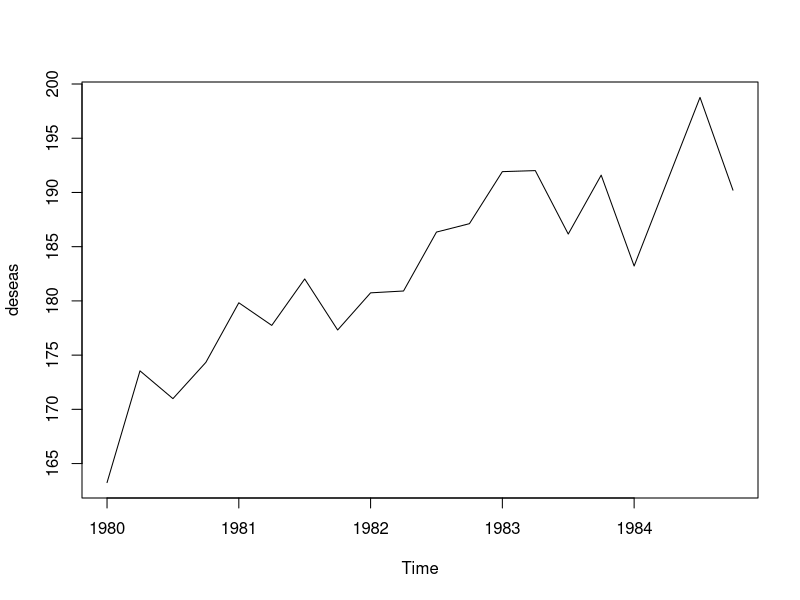
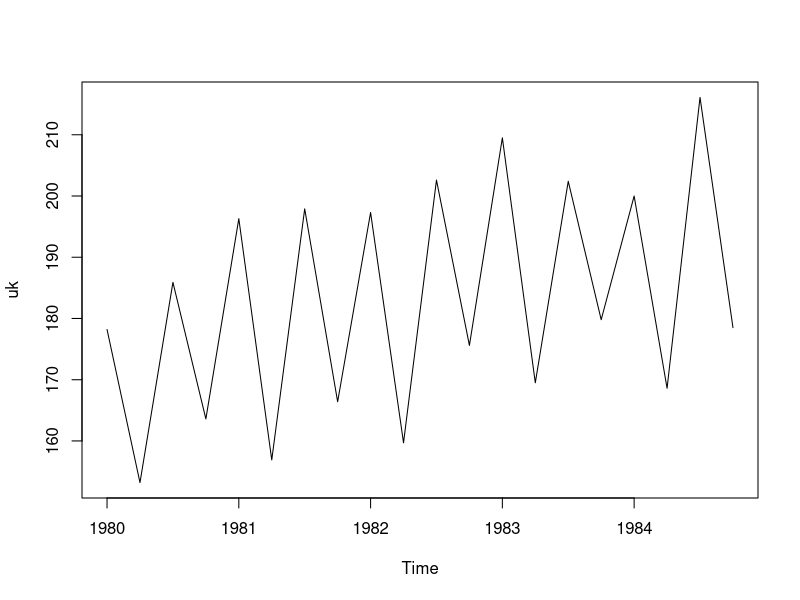
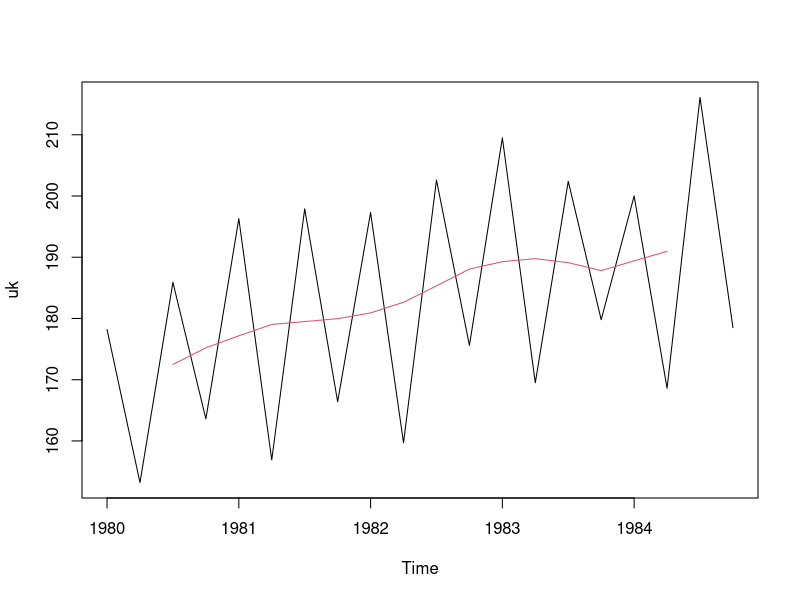

These charts were generated, in order, by the following R code: (Note: this script raises an error after producing the figures.)
# =====================================================================
#  Topic 3: TIME SERIES  -  R functions for every formula in the slides
#  (Univ. de Malaga, Dept. of Applied Mathematics)
#
#  Layout of the file
#    1. Moving averages (order k, odd / even)
#    2. Decomposition: trend-cycle, E*A, seasonal indices, random part
#    3. Deseasonalisation
#    4. Trend by least squares (regression line on X/E)
#    5. Prediction (trend * seasonal index)
#    6. Autocorrelation (cycle detection)
#    7. Index numbers + deflation
#    8. Whole pipeline in one call + car-sales exercise
#
#  Every place marked   >>> SLIDE CODING TASK <<<   is code that appears
#  literally in the slides ("Code in R" slides) - run those first.
#  Expected values from the slides are written in comments (# ==> ...).
#  Only base R / stats is needed (no tidyverse): stats::filter is used
#  explicitly so it does not clash with dplyr::filter.
# =====================================================================


# =====================================================================
# 1. MOVING AVERAGES
# =====================================================================

# Moving average of order k:  Y_t = (X_t + X_{t+1} + ... + X_{t+k-1}) / k
#  * k odd : plain filter  rep(1,k)/k, result sits on the middle point
#            (order 3 -> first value is assigned to t = 2).
#  * k even: not centred, so correct it by weighting the two extremes
#            with 0.5:  c(.5, 1, ..., 1, .5)/k  (same as a 2nd MA of order 2).
#  The first/last floor(k/2) values are lost -> NA.

# p lot ( uk )
# lines ( desestM , col =4)

# best way is to use stats::filter(x, c(...))
xx <- c (2.6767 , 3.2050 , 4.8714 , 4.6275 , 5.9008 ,
         5.5200 , 5.1186 , 4.9507 , 4.6612 , 6.2572)

stats::filter(xx, c(1,1,1) / 3) # moving average of order 3
stats:: filter(xx, c(0.5, 1, 1, 1, 0.5)/4) # moving average of order 4 centered

# slide 18
x59 <- c(6, 6.2, 5.1, 4.9, 5.2, 5.8, 7)
names(x59) <- 1959:1965

# If we know the period of seasonal factors, it is advisable to use
# that value as the order for the moving averages, e.g. for monthly
# data use k = 12, for quarterly data k = 4 (four measurements in a year), etc.

# take moving average of k where k is the period for the data (mothly weekly etc.)

xx <- c (178.2 , 153.2 , 185.9 , 163.6 ,
         196.3 , 156.9 , 197.9 , 166.4 ,
         197.3 , 159.7 , 202.6 , 175.6 ,
         209.5 , 169.5 , 202.4 , 179.8 ,
         200.0 , 168.6 , 216.1 , 178.5
)
# indicating the frequency
uk <- ts ( xx , start = c (1980 , 1) , frequency = 4)
uk # X

# trend component, using moving average of order 4
tend <- stats::filter(uk, c(0.5, 1, 1, 1, 0.5)/ 4)
tend # estimates trend-cycle T*C

# eliminating Trend-cycle divide x by Tren-component
# only remains E * A
# MULTİPLİCATİVE CASE
# if additive subtract it x = T + E + C + A

est_ea <- uk / tend # E*A
trunc(est_ea* 10000) / 10000 # gives E * A (the other factors are eliminated)


# =====================================================================
# SEASONAL VARIATION INDEX (E)
# =====================================================================
# 1. unnormalized seasonal component
seasonal_component_unnormalized <- colMeans(matrix(est_ea, ncol = 4, byrow = T), na.rm = T)
seasonal_component_unnormalized

# 2. normalized seasonal component (corrected or adjusted)
# the average of seasonal averages should be equal to 1 or 100 in percentage
# in order to correct it: multiply 1 / current average or their sum / current sum

normalized_seasonal_component <- seasonal_component_unnormalized / mean(seasonal_component_unnormalized)
normalized_seasonal_component

# =====================================================================
# Random Component (A)
# =====================================================================
# E*A / E (normalized seasonal component)

random_component <- est_ea / normalized_seasonal_component
random_component


# =====================================================================
# Deseasonalisation
# =====================================================================
# X / E (after calculating seasonal component (E))
# removing seasonal component
# remain is called true or corrected trend
# try to fit a regression line on X/E

deseas <- uk / normalized_seasonal_component
trunc(deseas * 10000) / 10000


# =====================================================================
# Regression Line (linear trend of deseasonalized series)
# =====================================================================
# Solution
# To find the equation of the regression line in the form:
# Y= a + b·t, where:
# Y is the deseasonalized value of the series in a specific period.
# t is the assigned time number (1, 2, . . . , 20).
# a is the intercept of the trend.
# b is the slope that shows the change per time period.
xx <- seq_along(uk) # puts a vector 1: n where n is the length of time series vector
model <- lm(deseas ~ xx )
model
a <- coef(model)[["(Intercept)"]]   # the constant
b <- coef(model)[["xx"]]  

regL <- ts( predict.lm ( model ) , start = c (1969 , 1) ,
             frequency =4)
regL # holds the predicted values of the regression line

plot ( deseas )
lines ( regL , col =2)



# ==================== ex slide 56 ====================

ex56 <- c(33742, 35401, 36147, 38067, 34149, 36176, 37485,
       39047, 34783, 37042, 38008, 40132, 36466, 38680, 39976, 42273,
       39131, 40780, 41852, 43684, 38729, 40427, 41576, 43886, 39131,
       40394, 40956, 42959, 38714, 40062, 41152, 43460, 38695, 39780,
       40923, 44093, 40777, 41778, 43160, 45897, 41947, 44061, 44378,
       47237, 43315, 43396, 44843, 46835, 42833, 43548, 44637, 47107,
       42552, 43526, 45039, 47940, 43740, 45007, 46667, 49325, 44878,
       46234, 47055, 50318, 46354, 47260, 48883, 52605, 48527, 50237,
       51592, 55152, 50451, 52294, 54633, 58802, 53990, 55477, 57850,
       61978)

uk56 <- ts (ex56 , start = c(1969 , 1) , frequency = 4)
uk56

tend56 <- stats::filter(uk56, c(0.5, 1,1,1,0.5) / 4)
tend56 # trend cycle

ea56 <- uk56 / tend56
ea56 # E*A 

seasonal_component_unnormalized56 <- colMeans(matrix(ea56, ncol = 4, byrow = T), na.rm = T)
seasonal_component_unnormalized56

normalized_seasonal_component56 <- seasonal_component_unnormalized56 / mean(seasonal_component_unnormalized56)
normalized_seasonal_component56 # E (corrected)

deseasonalized_trend <- ex56 / normalized_seasonal_component56
deseasonalized_trend

random_component56 <- ea56 / normalized_seasonal_component56
random_component56

xx56 <- seq_along(uk56) # puts a vector 1: n where n is the length of time series vector
model <- lm(deseasonalized_trend ~ xx56 )
model

# the trend line: a + bt
a <- coef(model)[["(Intercept)"]]   # the constant
b <- coef(model)[["xx56"]]  

regL <- ts( predict.lm( model ) , start = c (1969 ,1),
            frequency =4)
regL # holds the predicted values of the regression line


# ======================= Prediction =======================

# Autocorrelation

data <- c (1.2 , 1.4 , 2.0 , 1.23 , 1.37 , 2.07 ,
           1.25 , 1.47 , 2.09)
# Function that calculates autocorrelation for a frequency n

autoCorrel <- function ( data , n ) {
  # Remove the last n data points
  xx1 <- head ( data , -n )
  # Remove the first n data points
  xx2 <- tail ( data , -n )

  sqrt( summary(lm( xx1 ~ xx2 )) $ r.squared )
}

autoCorrel(data, 3) # autocorrelation of data with freq 3
# sliding the data by 3 cycles


# ============== Index Numbers ================
# elementary or simple index number the percentage
# of variation (as a percentage or per unit) of the studied variable
# with respect to the value obtained for the base reference period
# X_a/b


# ex: If in 1970 a statistical variable X is 123 and in 1980 it is 148,
# calculate the percentage of variation with 1970 as the base period

# X_1980/1970: 148 / 123 (value at time a / value at time b)

# =====================================================================
# 5. PREDICTION  (trend extrapolated x seasonal index)
# =====================================================================

# Season (1..p) of period number t:  ((t-1) mod p) + 1
season_of <- function(t, period) ((t - 1) %% period) + 1

# Forecast for period t:
#   multiplicative:  X^_t = (a + b*t) * E_season(t)
#   additive:        X^_t = (a + b*t) + E_season(t)
# coef: a and b values of regressin line, i_idx: corrected seasonal indices, t: period of forecast
forecast_ts <- function(coef, e_idx, t, model = c("multiplicative", "additive")) {
  model <- match.arg(model)
  tr <- unname(coef["a"] + coef["b"] * t)
  e  <- e_idx[season_of(t, length(e_idx))]
  if (model == "multiplicative") tr * e else tr + e
}

forecast_ts(c(a = a,b  = b), normalized_seasonal_component56, 81:85)




# 2. DECOMPOSITION  X = T*E*C*A   (multiplicative)  /  X = T+E+C+A (additive)
# =====================================================================

# Trend-cycle T*C: moving average whose order = seasonal period
# (quarterly p = 4, monthly p = 12, ...).
trend_cycle <- function(x, period) moving_average(x, period)

# Remove trend-cycle -> seasonal * random part.
#   multiplicative:  E*A = X / (T*C)        additive:  E+A = X - (T*C)
seasonal_random <- function(x, tc, model = c("multiplicative", "additive")) {
  model <- match.arg(model)
  if (model == "multiplicative") x / tc else x - tc
}

# Arrange a series into a table with one column per season (rows = years).
# Pads with NA at the end if the last year is incomplete.
season_matrix <- function(x, period) {
  x <- as.numeric(x)
  pad <- (-length(x)) %% period
  matrix(c(x, rep(NA, pad)), ncol = period, byrow = TRUE)
}

# UNCORRECTED seasonal variation indices: average of every column of the
# E*A table (removes the random part A).
#   I_season = mean over years of (X / T*C),   NA values ignored.
#   They are usually written as percentages (x100).
seasonal_index_uncorrected <- function(ea, period) {
  colMeans(season_matrix(ea, period), na.rm = TRUE)
}

# CORRECTED (normalised) indices: multiplicative -> mean must be 1 (sum = p,
# i.e. 400 % for quarters):   I' = I * p / sum(I) = I / mean(I)
#   e.g. 400/399.53 * 109.03 % = 109.1606 %
# additive -> they must sum to 0:  I' = I - mean(I)
seasonal_index_corrected <- function(i_unc, model = c("multiplicative", "additive")) {
  model <- match.arg(model)
  if (model == "multiplicative") i_unc / mean(i_unc) else i_unc - mean(i_unc)
}

# Same correction written with the slides' formula  400/399.53 * I  (generic p).
seasonal_index_corrected_slide <- function(i_unc) {
  length(i_unc) / sum(i_unc) * i_unc
}

# Random component:  A = (E*A) / E   (additive: (E+A) - E).
# The seasonal indices (length p) are recycled along the series.
random_component <- function(ea, e_idx, model = c("multiplicative", "additive")) {
  model <- match.arg(model)
  if (model == "multiplicative") ea / e_idx else ea - e_idx
}

# Read an index as text:  1.0903 -> "+9.03 % w.r.t. the annual average"
interpret_index <- function(i) {
  d <- (i - 1) * 100
  sprintf("%.2f %% %s the annual average", abs(d), ifelse(d >= 0, "above", "below"))
}

# ---- >>> SLIDE CODING TASK (p.~23-42): the company "Muja" <<<
xx <- c(178.2, 153.2, 185.9, 163.6,     # 1980 Spring..Winter
        196.3, 156.9, 197.9, 166.4,     # 1981
        197.3, 159.7, 202.6, 175.6,     # 1982
        209.5, 169.5, 202.4, 179.8,     # 1983
        200.0, 168.6, 216.1, 178.5)     # 1984
# Reading the data, frequency = 4 (quarters)
uk <- ts(xx, start = c(1980, 1), frequency = 4)
uk
plot(uk)

# Trend component, using a moving average of order 4  (slide code)
tend <- stats::filter(uk, c(.5, 1, 1, 1, .5) / 4)
tend
# ==> Autumn 1980 = 172.4875, Winter 1980 = 175.2125, ... Summer 1984 = 190.9625
plot(uk)
lines(tend, col = 2)                 # trend in red

# Seasonal (E) * Random (A) = X / TC  (slide code)
est_aleM <- uk / tend
est_aleM
# ==> 1981: 1.1079 0.8764 1.1025 0.9246 ...

# Unnormalised seasonal component (slide code)
est1M <- colMeans(matrix(est_aleM, ncol = 4, byrow = T), na.rm = T)
est1M
# ==> 1.0903 0.8817 1.0859 0.9373   (sum 3.9953 = 399.53 %, should be 400 %)

# Normalise the seasonal component (slide code)
estM <- est1M / mean(est1M)
estM
# ==> 1.091606 0.882746 1.087217 0.938432  (= 109.16 %, 88.27 %, 108.72 %, 93.84 %)

# Random component (slide code)
aleM <- est_aleM / estM
aleM
# ==> e.g. Autumn 1983 = 0.9844  (accidental factors lowered X by 1.56 %)

# --- the same with my functions ---
tc    <- trend_cycle(uk, 4)
ea    <- seasonal_random(uk, tc)                    # E*A
i_unc <- seasonal_index_uncorrected(ea, 4)          # 1.0903 0.8817 1.0859 0.9373
sum(i_unc) * 100                                    # 399.53 -> must be 400
i_cor <- seasonal_index_corrected(i_unc)            # 1.0916 0.8827 1.0872 0.9384
seasonal_index_corrected_slide(i_unc)               # identical
interpret_index(i_cor[1])                           # "9.16 % above the annual average"
interpret_index(i_cor[2])                           # "11.73 % below the annual average"
a_rand <- random_component(ea, i_cor)               # random part A (mean ~ 1)

# Additive version of the same data (X = T+E+C+A): subtract, centre at 0
ea_add  <- seasonal_random(uk, tc, "additive")
e_add   <- seasonal_index_corrected(seasonal_index_uncorrected(ea_add, 4), "additive")
sum(e_add)                                          # 0


# =====================================================================
# 3. DESEASONALISATION    X / E = T*C*A   (additive: X - E)
# =====================================================================

# Divide each value by its corrected seasonal index (indices recycled).
deseasonalise <- function(x, e_idx, model = c("multiplicative", "additive")) {
  model <- match.arg(model)
  if (model == "multiplicative") x / e_idx else x - e_idx
}

# ---- >>> SLIDE CODING TASK (p.~46): deseasonalised series <<<
desestM <- uk / estM
desestM
# ==> Spring 1980: 178.2 / 1.091606 = 163.2458 ; Summer 1980: 173.5494 ...
plot(uk)
lines(desestM, col = 4)              # deseasonalised series in blue
deseasonalise(uk, i_cor)             # same, with my function


# =====================================================================
# 4. TREND BY LEAST SQUARES (regression line on the deseasonalised series)
# =====================================================================
#   Y = a + b*t ,  t = 1,2,...,n (1 = first period)
#   b = cov(t,Y)/var(t)  ,  a = mean(Y) - b*mean(t)     (cov/var with the same n)
trend_line <- function(y) {
  y <- as.numeric(y); t <- seq_along(y)
  b <- (mean(t * y) - mean(t) * mean(y)) / (mean(t^2) - mean(t)^2)
  a <- mean(y) - b * mean(t)
  c(a = a, b = b)
}

# Value of the trend line at times t:  T_t = a + b*t
trend_values <- function(coef, t) coef["a"] + coef["b"] * t

# ---- >>> SLIDE CODING TASK (p.~53): regression line of X/E <<<
# This puts a vector 1:n in xx, where n is the length of uk
xx <- seq_along(uk)
# Linear regression
model <- lm(desestM ~ xx)
model                                                  # ==> 169.2985 + 1.30027 * t
# Predicted values of the line.  (The slide writes start = c(1969,1); for the
# Muja data the series starts in 1980, so use c(1980,1).)
regL <- ts(predict.lm(model), start = c(1980, 1), frequency = 4)
regL
# ==> 170.599 171.899 173.199 174.5 | 175.8 177.1 178.4 179.701 | ... | 195.304
# Plot the deseasonalised series with the line
plot(desestM)
lines(regL, col = 2)

# --- same with my functions ---
co <- trend_line(desestM)                              # a = 169.2985, b = 1.30027
trend_values(co, 1)                                    # 170.599  (t = 1: 1.30027*1 + 169.2985)


# =====================================================================
# 5. PREDICTION  (trend extrapolated x seasonal index)
# =====================================================================

# Season (1..p) of period number t:  ((t-1) mod p) + 1
season_of <- function(t, period) ((t - 1) %% period) + 1

# Forecast for period t:
#   multiplicative:  X^_t = (a + b*t) * E_season(t)
#   additive:        X^_t = (a + b*t) + E_season(t)
forecast_ts <- function(coef, e_idx, t, model = c("multiplicative", "additive")) {
  model <- match.arg(model)
  tr <- unname(coef["a"] + coef["b"] * t)
  e  <- e_idx[season_of(t, length(e_idx))]
  if (model == "multiplicative") tr * e else tr + e
}

# Next 1980-84 data end at t = 20 -> forecast the four quarters of 1985:
forecast_ts(co, i_cor, 21:24)
# ==> 214.614 (Spring)  174.699 (Summer)  216.579 (Autumn)  188.160 (Winter)


# =====================================================================
# 6. AUTOCORRELATION  (detecting a cycle of period T)
# =====================================================================
# Linear correlation between X_t and X_{t+T}; r ~ 1  =>  cycle of period T.
# Slide version: sqrt(R^2) of lm(xx1 ~ xx2)  (always >= 0).
auto_correl <- function(data, n) {
  xx1 <- head(data, -n)            # remove the last n data points
  xx2 <- tail(data, -n)            # remove the first n data points
  sqrt(summary(lm(xx1 ~ xx2))$r.squared)
}

# Signed Pearson version:  r = cov(X_t, X_{t+T}) / (sd * sd)
auto_correl_signed <- function(data, n) cor(head(data, -n), tail(data, -n))

# Correlation for lags 1..max_lag (to find the best period quickly)
auto_correl_table <- function(data, max_lag) {
  sapply(1:max_lag, function(l) auto_correl_signed(data, l))
}

# ---- >>> SLIDE CODING TASK (p.~61-62): cycle of period 3 <<<
data <- c(1.2, 1.4, 2.0, 1.23, 1.37, 2.07, 1.25, 1.47, 2.09)
auto_correl(data, 3)               # ==> 0.9936708   (~1  => cycle of period 3)
auto_correl_signed(data, 3)        # 0.9936708
auto_correl_table(data, 5)         # lag 3 is the largest


# =====================================================================
# 7. INDEX NUMBERS  and  DEFLATION
# =====================================================================

# Simple (elementary) index of period a with base b:   X_{a/b} = X_a / X_b
# (1.2033 = +20.33 %). Vectorised: pass a whole series, base = position/name.
simple_index <- function(x_a, x_b) x_a / x_b

# All indices of a series with respect to the base period (position `base`).
index_series <- function(x, base = 1) x / x[base]

# Properties of simple indices
index_inverse   <- function(i_ab) 1 / i_ab              # X_{a/b} = 1 / X_{b/a}
index_chain     <- function(...) prod(...)              # X_{a/b}*X_{b/c}*...*X_{y/z} = X_{a/z}
index_cyclic_ok <- function(i_ab, i_bc, i_ca) isTRUE(all.equal(i_ab * i_bc * i_ca, 1))

# Change the base of an index series: I_{t/t1} = I_{t/t0} / I_{t1/t0}
rebase_index <- function(i, new_base = 1) i / i[new_base]

# Percentage of variation:  (X_{a/b} - 1) * 100
pct_change <- function(i) (i - 1) * 100

# Deflation (nominal -> real):  real value_{t0} = nominal value_t / CPI_{t/t0}
# (CPI as "so many per one": 135 % -> 1.35)
deflate <- function(nominal, cpi) nominal / cpi

# Inverse operation (real -> nominal, e.g. 1990 pesetas in 1998 pesetas)
inflate <- function(real, cpi) real * cpi

# ---- Example: X1970 = 123, X1980 = 148
simple_index(148, 123)                     # ==> 1.2033  (+20.33 %)
pct_change(simple_index(148, 123))         # 20.33

# ---- Example: eyeglass frames, base 2000
frames <- c(`2000` = 1254, `2001` = 1345, `2002` = 1408, `2003` = 1451)
index_series(frames, 1)                    # ==> 1, 1.0726, 1.1228, 1.1571
index_inverse(1.0726)                      # 0.9323 = index of 2000 with base 2001
index_chain(1.0726, 1.0468)                # example of the "modified cyclic" property

# ---- Example: salary +50 %, CPI doubled (1970-1980)
real_1970 <- deflate(150, 2)               # ==> 75  -> real salary fell by 25 %
pct_change(real_1970 / 100)                # -25

# ---- Exercise: CPI_{1998/1990} = 135 %
deflate(1000, 1.35)                        # 1) real value in 1990 of 1000 pts of 1998 = 740.74
inflate(1000, 1.35)                        # 2) real value in 1998 of 1000 pts of 1990 = 1350

# ---- Exercise: car bought in 2006 for 24,000 EUR; I90/69 = 1000 %, I90/06 = 75 %
#   I_{06/69} = I_{06/90} * I_{90/69} = (1/0.75) * 10 = 13.33
i_06_69 <- index_chain(index_inverse(0.75), 10)
deflate(24000, i_06_69)                    # ==> 1800 euros (in 1969 euros)


# =====================================================================
# 8. WHOLE PIPELINE IN ONE CALL
# =====================================================================
# Runs: trend-cycle (MA of order p) -> E*A -> uncorrected & corrected seasonal
# indices -> random part -> deseasonalised series -> trend line -> fitted trend.
decompose_ts <- function(x, period, model = c("multiplicative", "additive")) {
  model <- match.arg(model)
  x   <- as.numeric(x)
  tc  <- as.numeric(trend_cycle(x, period))
  ea  <- seasonal_random(x, tc, model)
  iu  <- seasonal_index_uncorrected(ea, period)
  ic  <- seasonal_index_corrected(iu, model)
  a   <- random_component(ea, ic, model)
  des <- deseasonalise(x, ic, model)
  co  <- trend_line(des)
  list(trend_cycle = tc, seasonal_random = ea,
       index_uncorrected = iu, index_corrected = ic,
       random = a, deseasonalised = des,
       trend_coef = co, trend = unname(co["a"] + co["b"] * seq_along(x)))
}

res <- decompose_ts(xx <- c(178.2,153.2,185.9,163.6,196.3,156.9,197.9,166.4,197.3,159.7,
                            202.6,175.6,209.5,169.5,202.4,179.8,200.0,168.6,216.1,178.5), 4)
res$index_corrected      # 1.091606 0.882746 1.087217 0.938432
res$trend_coef           # a = 169.2985, b = 1.30027


# ---- >>> SLIDE EXERCISE (p.~56): quarterly car sales from Q1 1969 <<<
# Do the whole decomposition (trend-cycle, seasonal indices, deseasonalised
# series, regression line, forecast) for these 80 quarters.
xx <- c(33742, 35401, 36147, 38067, 34149, 36176, 37485,
        39047, 34783, 37042, 38008, 40132, 36466, 38680, 39976, 42273,
        39131, 40780, 41852, 43684, 38729, 40427, 41576, 43886, 39131,
        40394, 40956, 42959, 38714, 40062, 41152, 43460, 38695, 39780,
        40923, 44093, 40777, 41778, 43160, 45897, 41947, 44061, 44378,
        47237, 43315, 43396, 44843, 46835, 42833, 43548, 44637, 47107,
        42552, 43526, 45039, 47940, 43740, 45007, 46667, 49325, 44878,
        46234, 47055, 50318, 46354, 47260, 48883, 52605, 48527, 50237,
        51592, 55152, 50451, 52294, 54633, 58802, 53990, 55477, 57850,
        61978)
cars <- ts(xx, start = c(1969, 1), frequency = 4)
plot(cars)

tend_c <- stats::filter(cars, c(.5, 1, 1, 1, .5) / 4)       # trend-cycle
lines(tend_c, col = 2)
est_ale_c <- cars / tend_c                                  # E*A
est1_c <- colMeans(matrix(est_ale_c, ncol = 4, byrow = T), na.rm = T)
est_c  <- est1_c / mean(est1_c)                             # corrected indices
est_c                       # ==> 0.9555 0.9821 1.0045 1.0579  (Q1 is the weakest quarter)
ale_c   <- est_ale_c / est_c                                # random part
desest_c <- cars / est_c                                    # deseasonalised
xt <- seq_along(cars)
model_c <- lm(desest_c ~ xt)
reg_c <- ts(predict.lm(model_c), start = c(1969, 1), frequency = 4)
plot(desest_c); lines(reg_c, col = 2)
# Forecast of the next 4 quarters (t = 81..84)
forecast_ts(trend_line(desest_c), est_c, 81:84)
# Is there a yearly cycle in the raw data?  (lag 4)
auto_correl_signed(as.numeric(cars), 4)

# Same exercise through the pipeline function:
res_c <- decompose_ts(xx, 4)
res_c$index_corrected
